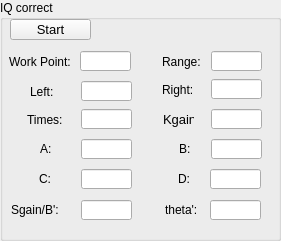
  <widget class="QGroupBox" name="groupBox_8">
   <property name="geometry">
    <rect>
     <x>660</x>
     <y>624</y>
     <width>281</width>
     <height>241</height>
    </rect>
   </property>
   <property name="title">
    <string>IQ correct</string>
   </property>
   <widget class="QLineEdit" name="lineEdit_IQ_D">
    <property name="geometry">
     <rect>
      <x>210</x>
      <y>169</y>
      <width>51</width>
      <height>20</height>
     </rect>
    </property>
    <property name="font">
     <font>
      <family>Arial</family>
      <pointsize>10</pointsize>
      <weight>50</weight>
      <bold>false</bold>
     </font>
    </property>
   </widget>
   <widget class="QLineEdit" name="lineEdit_IQ_C">
    <property name="geometry">
     <rect>
      <x>81</x>
      <y>169</y>
      <width>51</width>
      <height>20</height>
     </rect>
    </property>
    <property name="font">
     <font>
      <family>Arial</family>
      <pointsize>10</pointsize>
      <weight>50</weight>
      <bold>false</bold>
     </font>
    </property>
    <property name="mouseTracking">
     <bool>true</bool>
    </property>
    <property name="text">
     <string/>
    </property>
   </widget>
   <widget class="QLabel" name="label_IQ_S">
    <property name="geometry">
     <rect>
      <x>11</x>
      <y>199</y>
      <width>51</width>
      <height>21</height>
     </rect>
    </property>
    <property name="font">
     <font>
      <family>Arial</family>
      <pointsize>9</pointsize>
      <weight>50</weight>
      <bold>false</bold>
     </font>
    </property>
    <property name="text">
     <string>Sgain/B':</string>
    </property>
   </widget>
   <widget class="QLabel" name="label_143">
    <property name="geometry">
     <rect>
      <x>178</x>
      <y>168</y>
      <width>21</width>
      <height>21</height>
     </rect>
    </property>
    <property name="font">
     <font>
      <family>Arial</family>
      <pointsize>9</pointsize>
      <weight>50</weight>
      <bold>false</bold>
     </font>
    </property>
    <property name="text">
     <string>D:</string>
    </property>
   </widget>
   <widget class="QLabel" name="label_142">
    <property name="geometry">
     <rect>
      <x>179</x>
      <y>138</y>
      <width>21</width>
      <height>21</height>
     </rect>
    </property>
    <property name="font">
     <font>
      <family>Arial</family>
      <pointsize>9</pointsize>
      <weight>50</weight>
      <bold>false</bold>
     </font>
    </property>
    <property name="text">
     <string>B:</string>
    </property>
   </widget>
   <widget class="QLabel" name="label_146">
    <property name="geometry">
     <rect>
      <x>165</x>
      <y>199</y>
      <width>41</width>
      <height>21</height>
     </rect>
    </property>
    <property name="font">
     <font>
      <family>Arial</family>
      <pointsize>9</pointsize>
      <weight>50</weight>
      <bold>false</bold>
     </font>
    </property>
    <property name="text">
     <string>theta':</string>
    </property>
   </widget>
   <widget class="QLabel" name="label_141">
    <property name="geometry">
     <rect>
      <x>40</x>
      <y>138</y>
      <width>21</width>
      <height>21</height>
     </rect>
    </property>
    <property name="font">
     <font>
      <family>Arial</family>
      <pointsize>9</pointsize>
      <weight>50</weight>
      <bold>false</bold>
     </font>
    </property>
    <property name="text">
     <string>A:</string>
    </property>
   </widget>
   <widget class="QLineEdit" name="lineEdit_IQ_S">
    <property name="geometry">
     <rect>
      <x>81</x>
      <y>200</y>
      <width>51</width>
      <height>20</height>
     </rect>
    </property>
    <property name="font">
     <font>
      <family>Arial</family>
      <pointsize>10</pointsize>
      <weight>50</weight>
      <bold>false</bold>
     </font>
    </property>
    <property name="mouseTracking">
     <bool>true</bool>
    </property>
    <property name="text">
     <string/>
    </property>
   </widget>
   <widget class="QLineEdit" name="lineEdit_IQ_T">
    <property name="geometry">
     <rect>
      <x>210</x>
      <y>200</y>
      <width>51</width>
      <height>20</height>
     </rect>
    </property>
    <property name="font">
     <font>
      <family>Arial</family>
      <pointsize>10</pointsize>
      <weight>50</weight>
      <bold>false</bold>
     </font>
    </property>
   </widget>
   <widget class="QLabel" name="label_144">
    <property name="geometry">
     <rect>
      <x>39</x>
      <y>168</y>
      <width>21</width>
      <height>21</height>
     </rect>
    </property>
    <property name="font">
     <font>
      <family>Arial</family>
      <pointsize>9</pointsize>
      <weight>50</weight>
      <bold>false</bold>
     </font>
    </property>
    <property name="text">
     <string>C:</string>
    </property>
   </widget>
   <widget class="QLineEdit" name="lineEdit_IQ_B">
    <property name="geometry">
     <rect>
      <x>211</x>
      <y>139</y>
      <width>51</width>
      <height>20</height>
     </rect>
    </property>
    <property name="font">
     <font>
      <family>Arial</family>
      <pointsize>10</pointsize>
      <weight>50</weight>
      <bold>false</bold>
     </font>
    </property>
   </widget>
   <widget class="QLineEdit" name="lineEdit_IQ_A">
    <property name="geometry">
     <rect>
      <x>81</x>
      <y>139</y>
      <width>51</width>
      <height>20</height>
     </rect>
    </property>
    <property name="font">
     <font>
      <family>Arial</family>
      <pointsize>10</pointsize>
      <weight>50</weight>
      <bold>false</bold>
     </font>
    </property>
    <property name="mouseTracking">
     <bool>true</bool>
    </property>
    <property name="text">
     <string/>
    </property>
   </widget>
   <widget class="QLabel" name="label_145">
    <property name="geometry">
     <rect>
      <x>9</x>
      <y>51</y>
      <width>71</width>
      <height>21</height>
     </rect>
    </property>
    <property name="font">
     <font>
      <family>Arial</family>
      <pointsize>9</pointsize>
      <weight>50</weight>
      <bold>false</bold>
     </font>
    </property>
    <property name="text">
     <string>Work Point:</string>
    </property>
   </widget>
   <widget class="QLineEdit" name="lineEdit_IQ_WP">
    <property name="geometry">
     <rect>
      <x>80</x>
      <y>51</y>
      <width>51</width>
      <height>20</height>
     </rect>
    </property>
    <property name="font">
     <font>
      <family>Arial</family>
      <pointsize>10</pointsize>
      <weight>50</weight>
      <bold>false</bold>
     </font>
    </property>
    <property name="mouseTracking">
     <bool>true</bool>
    </property>
    <property name="text">
     <string/>
    </property>
   </widget>
   <widget class="QLineEdit" name="lineEdit_IQ_Range">
    <property name="geometry">
     <rect>
      <x>211</x>
      <y>51</y>
      <width>51</width>
      <height>20</height>
     </rect>
    </property>
    <property name="font">
     <font>
      <family>Arial</family>
      <pointsize>10</pointsize>
      <weight>50</weight>
      <bold>false</bold>
     </font>
    </property>
    <property name="mouseTracking">
     <bool>true</bool>
    </property>
    <property name="text">
     <string/>
    </property>
   </widget>
   <widget class="QLabel" name="label_150">
    <property name="geometry">
     <rect>
      <x>162</x>
      <y>51</y>
      <width>41</width>
      <height>21</height>
     </rect>
    </property>
    <property name="font">
     <font>
      <family>Arial</family>
      <pointsize>9</pointsize>
      <weight>50</weight>
      <bold>false</bold>
     </font>
    </property>
    <property name="text">
     <string>Range:</string>
    </property>
   </widget>
   <widget class="QLineEdit" name="lineEdit_IQ_Left">
    <property name="geometry">
     <rect>
      <x>81</x>
      <y>81</y>
      <width>51</width>
      <height>20</height>
     </rect>
    </property>
    <property name="font">
     <font>
      <family>Arial</family>
      <pointsize>10</pointsize>
      <weight>50</weight>
      <bold>false</bold>
     </font>
    </property>
    <property name="mouseTracking">
     <bool>true</bool>
    </property>
    <property name="text">
     <string/>
    </property>
   </widget>
   <widget class="QLabel" name="label_151">
    <property name="geometry">
     <rect>
      <x>30</x>
      <y>81</y>
      <width>31</width>
      <height>21</height>
     </rect>
    </property>
    <property name="font">
     <font>
      <family>Arial</family>
      <pointsize>9</pointsize>
      <weight>50</weight>
      <bold>false</bold>
     </font>
    </property>
    <property name="text">
     <string>Left:</string>
    </property>
   </widget>
   <widget class="QLabel" name="label_152">
    <property name="geometry">
     <rect>
      <x>162</x>
      <y>79</y>
      <width>41</width>
      <height>21</height>
     </rect>
    </property>
    <property name="font">
     <font>
      <family>Arial</family>
      <pointsize>9</pointsize>
      <weight>50</weight>
      <bold>false</bold>
     </font>
    </property>
    <property name="text">
     <string>Right:</string>
    </property>
   </widget>
   <widget class="QLineEdit" name="lineEdit_IQ_Right">
    <property name="geometry">
     <rect>
      <x>211</x>
      <y>79</y>
      <width>51</width>
      <height>20</height>
     </rect>
    </property>
    <property name="font">
     <font>
      <family>Arial</family>
      <pointsize>10</pointsize>
      <weight>50</weight>
      <bold>false</bold>
     </font>
    </property>
    <property name="mouseTracking">
     <bool>true</bool>
    </property>
    <property name="text">
     <string/>
    </property>
   </widget>
   <widget class="QLabel" name="label_153">
    <property name="geometry">
     <rect>
      <x>27</x>
      <y>109</y>
      <width>41</width>
      <height>21</height>
     </rect>
    </property>
    <property name="font">
     <font>
      <family>Arial</family>
      <pointsize>9</pointsize>
      <weight>50</weight>
      <bold>false</bold>
     </font>
    </property>
    <property name="text">
     <string>Times:</string>
    </property>
   </widget>
   <widget class="QLineEdit" name="lineEdit_IQ_Times">
    <property name="geometry">
     <rect>
      <x>81</x>
      <y>109</y>
      <width>51</width>
      <height>20</height>
     </rect>
    </property>
    <property name="font">
     <font>
      <family>Arial</family>
      <pointsize>10</pointsize>
      <weight>50</weight>
      <bold>false</bold>
     </font>
    </property>
    <property name="mouseTracking">
     <bool>true</bool>
    </property>
    <property name="text">
     <string/>
    </property>
   </widget>
   <widget class="QPushButton" name="pushButton_4">
    <property name="geometry">
     <rect>
      <x>10</x>
      <y>19</y>
      <width>81</width>
      <height>21</height>
     </rect>
    </property>
    <property name="font">
     <font>
      <pointsize>10</pointsize>
     </font>
    </property>
    <property name="text">
     <string>Start</string>
    </property>
   </widget>
   <widget class="QLabel" name="label_5">
    <property name="geometry">
     <rect>
      <x>163</x>
      <y>109</y>
      <width>31</width>
      <height>21</height>
     </rect>
    </property>
    <property name="font">
     <font>
      <pointsize>10</pointsize>
     </font>
    </property>
    <property name="text">
     <string>Kgain</string>
    </property>
   </widget>
   <widget class="QLineEdit" name="lineEdit_IQ_K">
    <property name="geometry">
     <rect>
      <x>211</x>
      <y>109</y>
      <width>51</width>
      <height>20</height>
     </rect>
    </property>
   </widget>
  </widget>
